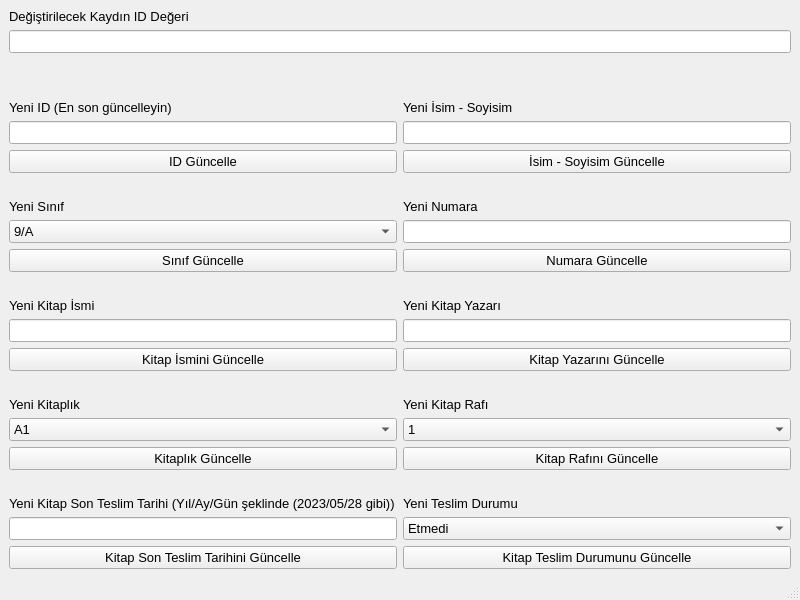
<?xml version="1.0" encoding="UTF-8"?>
<ui version="4.0">
 <class>MainWindow</class>
 <widget class="QMainWindow" name="MainWindow">
  <property name="geometry">
   <rect>
    <x>0</x>
    <y>0</y>
    <width>800</width>
    <height>600</height>
   </rect>
  </property>
  <property name="minimumSize">
   <size>
    <width>800</width>
    <height>600</height>
   </size>
  </property>
  <property name="maximumSize">
   <size>
    <width>800</width>
    <height>600</height>
   </size>
  </property>
  <property name="font">
   <font>
    <pointsize>10</pointsize>
   </font>
  </property>
  <property name="windowTitle">
   <string>Kayıt Güncelle</string>
  </property>
  <widget class="QWidget" name="centralwidget">
   <layout class="QGridLayout" name="gridLayout_2">
    <item row="0" column="0">
     <layout class="QGridLayout" name="gridLayout">
      <item row="3" column="0">
       <layout class="QGridLayout" name="gridLayout_3">
        <item row="1" column="0">
         <widget class="QLineEdit" name="yeni_id_lineEdit"/>
        </item>
        <item row="13" column="1">
         <widget class="QLabel" name="yeni_kitap_rafi_label">
          <property name="text">
           <string>Yeni Kitap Rafı</string>
          </property>
         </widget>
        </item>
        <item row="6" column="1">
         <widget class="QLineEdit" name="yeni_numara_lineEdit"/>
        </item>
        <item row="15" column="0">
         <widget class="QPushButton" name="btnKitaplikGuncelle">
          <property name="text">
           <string>Kitaplık Güncelle</string>
          </property>
         </widget>
        </item>
        <item row="2" column="0">
         <widget class="QPushButton" name="btnIdGuncelle">
          <property name="text">
           <string>ID Güncelle</string>
          </property>
         </widget>
        </item>
        <item row="10" column="1">
         <widget class="QLineEdit" name="yeni_kitap_yazari_lineEdit"/>
        </item>
        <item row="12" column="0" colspan="2">
         <spacer name="horizontalSpacer_3">
          <property name="orientation">
           <enum>Qt::Horizontal</enum>
          </property>
          <property name="sizeHint" stdset="0">
           <size>
            <width>40</width>
            <height>20</height>
           </size>
          </property>
         </spacer>
        </item>
        <item row="0" column="0">
         <widget class="QLabel" name="yeni_id_label">
          <property name="text">
           <string>Yeni ID (En son güncelleyin)</string>
          </property>
         </widget>
        </item>
        <item row="17" column="0">
         <widget class="QLabel" name="yeni_kitap_son_teslim_tarihi_label">
          <property name="text">
           <string>Yeni Kitap Son Teslim Tarihi (Yıl/Ay/Gün şeklinde (2023/05/28 gibi))</string>
          </property>
         </widget>
        </item>
        <item row="15" column="1">
         <widget class="QPushButton" name="btnKitapRafiGuncelle">
          <property name="text">
           <string>Kitap Rafını Güncelle</string>
          </property>
         </widget>
        </item>
        <item row="8" column="0" colspan="2">
         <spacer name="horizontalSpacer_2">
          <property name="orientation">
           <enum>Qt::Horizontal</enum>
          </property>
          <property name="sizeHint" stdset="0">
           <size>
            <width>40</width>
            <height>20</height>
           </size>
          </property>
         </spacer>
        </item>
        <item row="1" column="1">
         <widget class="QLineEdit" name="yeni_isim_soyisim_lineEdit"/>
        </item>
        <item row="11" column="1">
         <widget class="QPushButton" name="btnKitapYazariGuncelle">
          <property name="text">
           <string>Kitap Yazarını Güncelle</string>
          </property>
         </widget>
        </item>
        <item row="10" column="0">
         <widget class="QLineEdit" name="yeni_kitap_ismi_lineEdit"/>
        </item>
        <item row="3" column="0" colspan="2">
         <spacer name="horizontalSpacer">
          <property name="orientation">
           <enum>Qt::Horizontal</enum>
          </property>
          <property name="sizeHint" stdset="0">
           <size>
            <width>40</width>
            <height>20</height>
           </size>
          </property>
         </spacer>
        </item>
        <item row="7" column="1">
         <widget class="QPushButton" name="btnNumaraGuncelle">
          <property name="text">
           <string>Numara Güncelle</string>
          </property>
         </widget>
        </item>
        <item row="5" column="0">
         <widget class="QLabel" name="yeni_sinif_label">
          <property name="text">
           <string>Yeni Sınıf</string>
          </property>
         </widget>
        </item>
        <item row="7" column="0">
         <widget class="QPushButton" name="btnSinifGuncelle">
          <property name="text">
           <string>Sınıf Güncelle</string>
          </property>
         </widget>
        </item>
        <item row="2" column="1">
         <widget class="QPushButton" name="btnIsimGuncelle">
          <property name="text">
           <string>İsim - Soyisim Güncelle</string>
          </property>
         </widget>
        </item>
        <item row="6" column="0">
         <widget class="QComboBox" name="yeni_sinif_comboBox">
          <item>
           <property name="text">
            <string>9/A</string>
           </property>
          </item>
          <item>
           <property name="text">
            <string>9/B</string>
           </property>
          </item>
          <item>
           <property name="text">
            <string>9/C</string>
           </property>
          </item>
          <item>
           <property name="text">
            <string>9/D</string>
           </property>
          </item>
          <item>
           <property name="text">
            <string>9/E</string>
           </property>
          </item>
          <item>
           <property name="text">
            <string>10/A</string>
           </property>
          </item>
          <item>
           <property name="text">
            <string>10/B</string>
           </property>
          </item>
          <item>
           <property name="text">
            <string>10/C</string>
           </property>
          </item>
          <item>
           <property name="text">
            <string>10/D</string>
           </property>
          </item>
          <item>
           <property name="text">
            <string>10/E</string>
           </property>
          </item>
          <item>
           <property name="text">
            <string>11/A</string>
           </property>
          </item>
          <item>
           <property name="text">
            <string>11/B</string>
           </property>
          </item>
          <item>
           <property name="text">
            <string>11/C</string>
           </property>
          </item>
          <item>
           <property name="text">
            <string>11/D</string>
           </property>
          </item>
          <item>
           <property name="text">
            <string>11/E</string>
           </property>
          </item>
          <item>
           <property name="text">
            <string>12/A</string>
           </property>
          </item>
          <item>
           <property name="text">
            <string>12/B</string>
           </property>
          </item>
          <item>
           <property name="text">
            <string>12/C</string>
           </property>
          </item>
          <item>
           <property name="text">
            <string>12/D</string>
           </property>
          </item>
          <item>
           <property name="text">
            <string>12/E</string>
           </property>
          </item>
          <item>
           <property name="text">
            <string>Öğretmen</string>
           </property>
          </item>
         </widget>
        </item>
        <item row="16" column="0" colspan="2">
         <spacer name="horizontalSpacer_4">
          <property name="orientation">
           <enum>Qt::Horizontal</enum>
          </property>
          <property name="sizeHint" stdset="0">
           <size>
            <width>40</width>
            <height>20</height>
           </size>
          </property>
         </spacer>
        </item>
        <item row="18" column="0">
         <widget class="QLineEdit" name="yeni_kitap_son_teslim_tarihi_lineEdit"/>
        </item>
        <item row="11" column="0">
         <widget class="QPushButton" name="btnKitapIsmiGuncelle">
          <property name="text">
           <string>Kitap İsmini Güncelle</string>
          </property>
         </widget>
        </item>
        <item row="9" column="0">
         <widget class="QLabel" name="yeni_kitap_ismi_label">
          <property name="text">
           <string>Yeni Kitap İsmi</string>
          </property>
         </widget>
        </item>
        <item row="14" column="1">
         <widget class="QComboBox" name="yeni_kitap_rafi_comboBox">
          <item>
           <property name="text">
            <string>1</string>
           </property>
          </item>
          <item>
           <property name="text">
            <string>2</string>
           </property>
          </item>
          <item>
           <property name="text">
            <string>3</string>
           </property>
          </item>
          <item>
           <property name="text">
            <string>4</string>
           </property>
          </item>
         </widget>
        </item>
        <item row="13" column="0">
         <widget class="QLabel" name="yeni_kitaplik_label">
          <property name="text">
           <string>Yeni Kitaplık</string>
          </property>
         </widget>
        </item>
        <item row="14" column="0">
         <widget class="QComboBox" name="yeni_kitaplik_comboBox">
          <item>
           <property name="text">
            <string>A1</string>
           </property>
          </item>
          <item>
           <property name="text">
            <string>A2</string>
           </property>
          </item>
          <item>
           <property name="text">
            <string>A3</string>
           </property>
          </item>
          <item>
           <property name="text">
            <string>A4</string>
           </property>
          </item>
          <item>
           <property name="text">
            <string>A5</string>
           </property>
          </item>
          <item>
           <property name="text">
            <string>A6</string>
           </property>
          </item>
          <item>
           <property name="text">
            <string>A7</string>
           </property>
          </item>
          <item>
           <property name="text">
            <string>A8</string>
           </property>
          </item>
          <item>
           <property name="text">
            <string>A9</string>
           </property>
          </item>
          <item>
           <property name="text">
            <string>A10</string>
           </property>
          </item>
          <item>
           <property name="text">
            <string>B1</string>
           </property>
          </item>
          <item>
           <property name="text">
            <string>B2</string>
           </property>
          </item>
          <item>
           <property name="text">
            <string>B3</string>
           </property>
          </item>
          <item>
           <property name="text">
            <string>B4</string>
           </property>
          </item>
          <item>
           <property name="text">
            <string>B5</string>
           </property>
          </item>
          <item>
           <property name="text">
            <string>B6</string>
           </property>
          </item>
          <item>
           <property name="text">
            <string>B7</string>
           </property>
          </item>
          <item>
           <property name="text">
            <string>B8</string>
           </property>
          </item>
          <item>
           <property name="text">
            <string>B9</string>
           </property>
          </item>
          <item>
           <property name="text">
            <string>B10</string>
           </property>
          </item>
         </widget>
        </item>
        <item row="9" column="1">
         <widget class="QLabel" name="yeni_kitap_yazari_label">
          <property name="text">
           <string>Yeni Kitap Yazarı</string>
          </property>
         </widget>
        </item>
        <item row="5" column="1">
         <widget class="QLabel" name="yeni_numara_label">
          <property name="text">
           <string>Yeni Numara</string>
          </property>
         </widget>
        </item>
        <item row="0" column="1">
         <widget class="QLabel" name="yeni_isim_soyisim_label">
          <property name="text">
           <string>Yeni İsim - Soyisim</string>
          </property>
         </widget>
        </item>
        <item row="19" column="0">
         <widget class="QPushButton" name="btnKitapSonTeslimTarihiGuncelle">
          <property name="text">
           <string>Kitap Son Teslim Tarihini Güncelle</string>
          </property>
         </widget>
        </item>
        <item row="17" column="1">
         <widget class="QLabel" name="yeni_teslim_durumu">
          <property name="text">
           <string>Yeni Teslim Durumu</string>
          </property>
         </widget>
        </item>
        <item row="18" column="1">
         <widget class="QComboBox" name="yeni_teslim_durumu_comboBox">
          <item>
           <property name="text">
            <string>Etmedi</string>
           </property>
          </item>
          <item>
           <property name="text">
            <string>Etti</string>
           </property>
          </item>
         </widget>
        </item>
        <item row="19" column="1">
         <widget class="QPushButton" name="btnKitapTeslimDurumuGuncelle">
          <property name="text">
           <string>Kitap Teslim Durumunu Güncelle</string>
          </property>
         </widget>
        </item>
       </layout>
      </item>
      <item row="1" column="0">
       <widget class="QLineEdit" name="degistirilecek_kaydin_id_bilgisi_lineEdit">
        <property name="styleSheet">
         <string notr="true"/>
        </property>
        <property name="text">
         <string/>
        </property>
       </widget>
      </item>
      <item row="0" column="0">
       <widget class="QLabel" name="degistirilecek_kaydin_id_bilgisi_label">
        <property name="text">
         <string>Değiştirilecek Kaydın ID Değeri</string>
        </property>
       </widget>
      </item>
      <item row="2" column="0">
       <spacer name="verticalSpacer">
        <property name="orientation">
         <enum>Qt::Vertical</enum>
        </property>
        <property name="sizeHint" stdset="0">
         <size>
          <width>20</width>
          <height>40</height>
         </size>
        </property>
       </spacer>
      </item>
     </layout>
    </item>
   </layout>
  </widget>
  <widget class="QStatusBar" name="statusbar"/>
 </widget>
 <tabstops>
  <tabstop>degistirilecek_kaydin_id_bilgisi_lineEdit</tabstop>
  <tabstop>yeni_id_lineEdit</tabstop>
  <tabstop>btnIdGuncelle</tabstop>
  <tabstop>yeni_isim_soyisim_lineEdit</tabstop>
  <tabstop>btnIsimGuncelle</tabstop>
  <tabstop>yeni_sinif_comboBox</tabstop>
  <tabstop>btnSinifGuncelle</tabstop>
  <tabstop>yeni_numara_lineEdit</tabstop>
  <tabstop>btnNumaraGuncelle</tabstop>
  <tabstop>yeni_kitap_ismi_lineEdit</tabstop>
  <tabstop>btnKitapIsmiGuncelle</tabstop>
  <tabstop>yeni_kitap_yazari_lineEdit</tabstop>
  <tabstop>btnKitapYazariGuncelle</tabstop>
  <tabstop>yeni_kitaplik_comboBox</tabstop>
  <tabstop>btnKitaplikGuncelle</tabstop>
  <tabstop>yeni_kitap_rafi_comboBox</tabstop>
  <tabstop>btnKitapRafiGuncelle</tabstop>
  <tabstop>yeni_kitap_son_teslim_tarihi_lineEdit</tabstop>
  <tabstop>btnKitapSonTeslimTarihiGuncelle</tabstop>
  <tabstop>yeni_teslim_durumu_comboBox</tabstop>
  <tabstop>btnKitapTeslimDurumuGuncelle</tabstop>
 </tabstops>
 <resources/>
 <connections/>
</ui>
